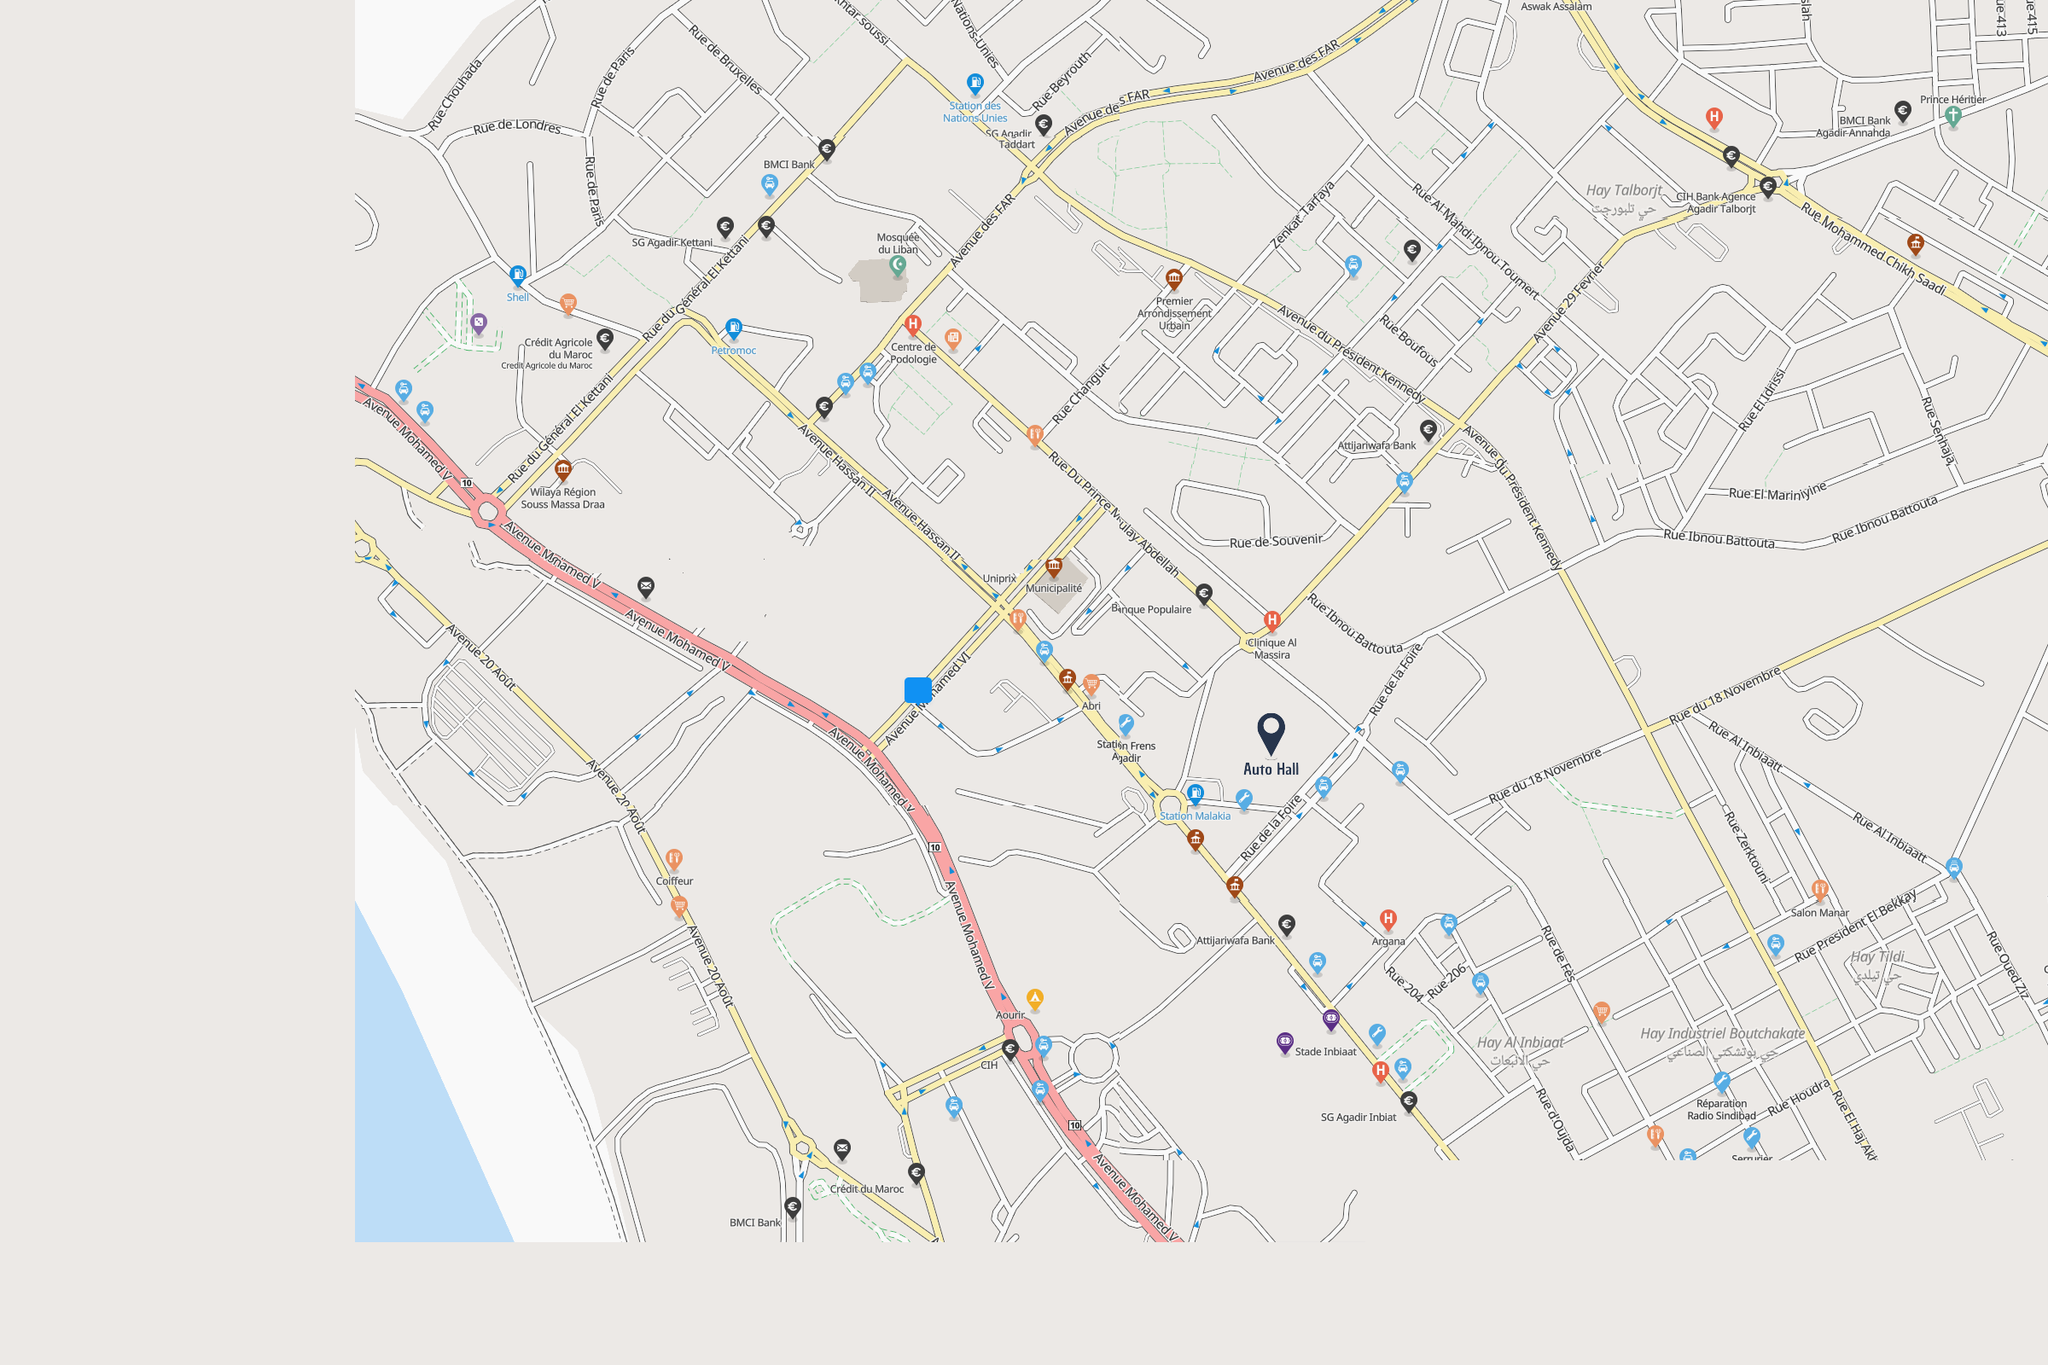

A 2D game scene composited from a Tiled map and its tileset images. What follows is a short description and the map's XML, with each tile layer's data collapsed to a summary:
An orthogonal 150x100 tile map with 16x16 px tiles, 2 tile layers (Tile Layer 1, Tile Layer 2), 9 tilesets.

<map version="1.10" tiledversion="1.10.1" orientation="orthogonal" renderorder="right-down" width="150" height="100" tilewidth="16" tileheight="16" infinite="0" nextlayerid="3" nextobjectid="1">
 <tileset firstgid="1" source="Screenshot 2023-08-13 142637.tsx" />
 <tileset firstgid="2369" source="Screenshot 2023-08-13 142942.tsx" />
 <tileset firstgid="4737" source="Screenshot 2023-08-13 143027.tsx" />
 <tileset firstgid="7105" source="Screenshot 2023-08-13 143113.tsx" />
 <tileset firstgid="9473" source="Screenshot 2023-08-13 143228.tsx" />
 <tileset firstgid="11841" source="Screenshot 2023-08-13 143308.tsx" />
 <tileset firstgid="14209" source="Screenshot 2023-08-13 143343.tsx" />
 <tileset firstgid="16577" source="Screenshot 2023-08-13 143535.tsx" />
 <tileset firstgid="18945" source="position.tsx" />
 <layer id="1" name="Tile Layer 1" width="150" height="100" opacity="0.98">
  <data>[15000 cells, 15000 non-empty, 10877 distinct tile ids]</data>
 </layer>
 <layer id="2" name="Tile Layer 2" width="150" height="100">
  <data>[15000 cells, 42 non-empty, 42 distinct tile ids]</data>
 </layer>
</map>